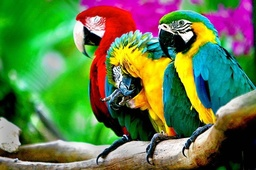
#> input picture Week6: Clustering/parrots.jpg, 256 x 170 px, shrunk from 713 x 474 before the run
$ jupyter execute Clustering.ipynb   (shell and % lines are left out)
#> lines starting #> are read from the running program, lines starting #| are printed output that depends on the picture; long printed decimals are rounded
[cell 1]
import numpy as np
import pandas as pd
from sklearn.cluster import KMeans
from skimage.io import imread
import matplotlib
from sklearn.metrics import mean_squared_error
import skimage

[cell 2]
image = imread('parrots.jpg')
#> image is the input picture: shape (170, 256, 3); mean R, G, B 97.3, 122.9, 73.4

[cell 3]
import pylab
pylab.imshow(image)

[cell 4]
image = skimage.img_as_float(image)
w = image[:,:,0].shape[0]
#> w = 170
h = image[:,:,0].shape[1]
#> h = 256
size = w * h
#> size = 43520
obj_feaut = image.reshape((size, 3))

[cell 5]
clusters_count = 11
kmeans = KMeans(n_clusters = clusters_count, init='k-means++', random_state=241)
kmeans.fit(obj_feaut)

[cell 6]
pd.DataFrame(kmeans.labels_).hist()
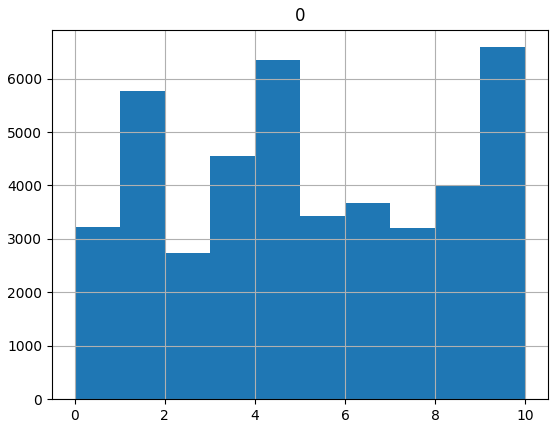
#> figure drawn by matplotlib, 1 panel; tallest bar 6588 high, from x = 9 to 10

[cell 7]
clusters = np.vstack([kmeans.labels_, obj_feaut[:,0], obj_feaut[:,1], obj_feaut[:,2]])
clusters = clusters.transpose()
clusters.shape
#> Out = (43520, 4)

[cell 8]
fr_clusters = pd.DataFrame(clusters, columns=['num', 'r', 'g', 'b'])
#> fr_clusters = table of 43520 rows and 4 columns
fr_clusters.head()
#> Out = table of 5 rows and 4 columns

[cell 9]
means = []
medians = []
for i in range(0, clusters_count):
    cluster = fr_clusters[fr_clusters.num == i]
    means.append([cluster.mean()[1], cluster.mean()[2], cluster.mean()[3]])
    medians.append([cluster.median()[1], cluster.median()[2], cluster.median()[3]])
#> this loop made 11 passes
#> cluster on passes 1 to 11: table of 3223 rows and 4 columns, table of 5766 rows and 4 columns, table of 2733 rows and 4 columns, table of 4560 rows and 4 columns, table of 6346 rows and 4 columns, table of 3436 rows and 4 columns, table of 3674 rows and 4 columns, table of 3205 rows and 4 columns, table of 3989 rows and 4 columns, table of 1834 rows and 4 columns, table of 4754 rows and 4 columns
#> after the loop, means = [[0.942, 0.823, 0.0727], [0.129, 0.714, 0.0879], [0.775, 0.0859, 0.69], [0.796, 0.818, 0.792], [0.0415, 0.0627, 0.0334], [0.385, 0.81, 0.494], [0.564, 0.53, 0.428], [0.0602, 0.542, 0.58], [0.392, 0.3, 0.125], [0.801, 0.0865, 0.0424], [0.0406, 0.423, 0.0798]]; medians = 11 items, first 6: [0.976, 0.839, 0.0392], [0.118, 0.718, 0.0392], [0.784, 0.0275, 0.702], [0.796, 0.82, 0.788], [0.0118, 0.0314, 0.0118], [0.38, 0.812, 0.494]

[cell 10]
means_clust = fr_clusters.copy()
#> means_clust = table of 43520 rows and 4 columns
medians_clust = fr_clusters.copy()
#> medians_clust = table of 43520 rows and 4 columns
for i in range(0, size):
    means_clust.r[i], means_clust.g[i], means_clust.b[i] = means[int(fr_clusters.num[i])]
    medians_clust.r[i], medians_clust.g[i], medians_clust.b[i] = medians[int(fr_clusters.num[i])]

[cell 11]
def psnr(x, y):
    return 10.0 * np.log10(1.0 / mean_squared_error(x, y))

[cell 12]
print(psnr(obj_feaut, means_clust.drop('num', axis=1).values))
#| 20.258
print(psnr(obj_feaut, medians_clust.drop('num', axis=1).values))
#| 20.003
